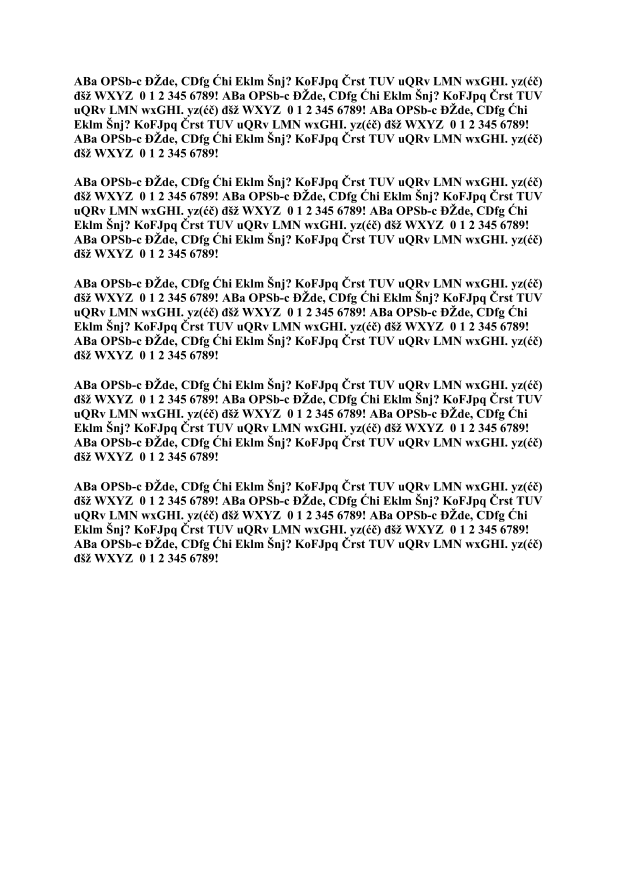
#> input picture dataset_docs/tnr_12_bold.jpg, 2479 x 3508 px, given in place of comic.jpg, which was not available (shown at 1/4 size)
$ python test.py
#> lines starting #> are read from the running program, lines starting #| are printed output that depends on the picture; after the words box and inside, x2 and y2 are one past the last pixel; in counts of white or black regions, pixels touching at a corner belong together; pictures that were not available may be replaced by others from this repository, and a replacement may not be noted
### src/ocr/utils/helpers.py
import cv2
import matplotlib.pyplot as plt
import numpy as np

def load_image(path, color_type=cv2.IMREAD_GRAYSCALE):
#> called with color_type = 0
    image = cv2.imread(path, color_type)
#> image is the input picture: shape (3508, 2479); min 0, max 255, mean 238.7
    return image

# [4 lines left out: function debug_display_image, not called in this run]

def debug_plot_array(array):
    plt.plot(array)
    plt.show()

### src/ocr/filters/binarization/sauvola.py
from filters.image_filter import ImageFilter
from skimage.filters import threshold_sauvola
from skimage import img_as_ubyte


class SauvolaBinarization(ImageFilter):

    def __init__(self, window_size=15, k=0.2, r=128):
        """Performs Sauvola binarization on given image

        Keyword Arguments:
            window_size {int} -- window size (default: {15})
            k {float} -- parameter k (default: {0.2})
            r {int} -- parameter R (default: {128})
        """

        super().__init__()
        self.window_size = window_size
        self.k = k
        self.r = r

    def process(self, input_image):
        """Converts given image to binary image using Sauvola algorithm

        Arguments:
            input_image {opencv image} -- input image

        Returns:
            opencv image -- Returns binary image where 0 values denotes
                            foreground and 255 background
        """

        thresh_sauvola = threshold_sauvola(input_image,
                                           window_size=self.window_size,
                                           k=self.k, r=self.r)
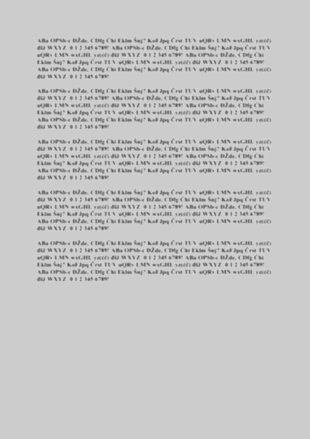
#> thresh_sauvola: shape (3508, 2479) float64 (shown at 1/8 size); min 58.33, max 214.8, mean 197.3

        output_image = img_as_ubyte(input_image > thresh_sauvola)
#> output_image: shape (3508, 2479); 93.3% white; 1800 black regions, largest, box (x1, y1, x2, y2) and area: (1766, 538, 1847, 572) 1136, (470, 826, 551, 860) 1136, (1122, 2101, 1203, 2135) 1136

        return output_image

### src/ocr/filters/noise/noise_removal.py
import cv2
from filters.image_filter import ImageFilter


class NoiseRemoval(ImageFilter):

    def __init__(self, scaled_dimension=800, kernel_size=30):
        """Performs noise removal on given image

        Keyword Arguments:
            scaled_dimension {int} -- Scaled image size (used for cropping foreground) (default: {800})
        """

        super().__init__()
        self.scaled_dimension = scaled_dimension
        self.kernel_size = kernel_size

    def process(self, input_image):
        """Removes noise (dots, uneven fragments...) from given image

        Arguments:
            input_image {opencv image} -- input image where 0 values denotes
                            background and 255 foreground

        Returns:
            opencv image -- Returns binary image where 0 values denotes
                            background and 255 foreground
        """
        height, width = input_image.shape

        new_image = input_image.copy()

        biggest_dimension = max(height, width)
        scale = self.scaled_dimension / biggest_dimension

        new_height, new_width = round(height * scale), round(width * scale)
        scaled_image = cv2.resize(
            new_image, (new_width, new_height), interpolation=cv2.INTER_NEAREST)

        denoised_image = cv2.fastNlMeansDenoising(
            scaled_image, None, 30, 7, 21)
        kernel = cv2.getStructuringElement(
            cv2.MORPH_RECT, (self.kernel_size, self.kernel_size))
        dilated_mask = cv2.dilate(denoised_image, kernel)

        binary_mask = cv2.threshold(
            dilated_mask, 127, 255, cv2.THRESH_BINARY)[1]
        binary_mask = cv2.resize(
            binary_mask, (width, height), interpolation=cv2.INTER_NEAREST)

        output_image = cv2.bitwise_and(
            input_image, input_image, mask=binary_mask)

        return output_image

### src/ocr/ocr_image.py
import sys
import cv2
import numpy as np

from utils import hist
import imutils

from scipy.ndimage import interpolation as inter

class OCRImage:

    MAX_ROTATE_ANGLE = 3
    ANGLE_DELTA = 0.05
    MAX_SCALED_DIMENSION = 800

    def __init__(self, image, width, height, x_offset=0, y_offset=0):
        self._image = image
        self._x_offset = x_offset
        self._y_offset = y_offset
        self._width = width
        self._height = height

    def save(self, name):
        cv2.imwrite(name, self._image)

    def get_image(self):
        return self._image

    def set_image(self, image):
        self._image = image

    def get_x(self):
        return self._x_offset

    def get_y(self):
        return self._y_offset

    def get_height(self):
        return self._height

    def get_width(self):
        return self._width

    # [20 lines left out: functions get_bounding_box, get_segments, not called in this run]

    def fix_skew(self):
        angle = self._calculate_skewed_angle_projection(self._image)

        if abs(angle) < self.MAX_ROTATE_ANGLE:
            self._image = self._rotate_image(self._image, angle)
            self._height, self._width = self._image.shape

        return angle

    def _calculate_skewed_angle_projection(self, input_image):
        height, width = input_image.shape

        new_image = input_image.copy()

        biggest_dimension = max(height, width)
        scale = self.MAX_SCALED_DIMENSION / biggest_dimension

        new_height, new_width = round(height * scale), round(width * scale)
        scaled_image = cv2.resize(new_image, (new_width, new_height))

        angles = np.arange(-self.MAX_ROTATE_ANGLE, self.MAX_ROTATE_ANGLE + self.ANGLE_DELTA, self.ANGLE_DELTA)
        scores = []
        for angle in angles:
            score = self._find_rotation_score(scaled_image, angle)
            scores.append(score)

        best_angle = angles[np.argmax(scores)]
        return best_angle

    def _find_rotation_score(self, image, angle):
        # Rotate image for given angle
        rotated_image = inter.rotate(image, angle, reshape=False, order=0)
        # Calculate horizontal projection
        h_proj = hist.horizontal_projection(rotated_image)
        # Calculate projection gradient
        score = np.sum((h_proj[1:] - h_proj[:-1]) ** 2)

        return score

    # [25 lines left out: functions _calculate_skewed_angle_bbox, _rotate_image, not called in this run]

### src/ocr/filters/image_filter.py
import sys

class ImageFilter:

    def __init__(self):
        pass

    def process(self):
        raise NotImplementedError("process not implemented")

### src/ocr/test.py
import os
import cv2
import numpy as np
from filters.noise.noise_removal import NoiseRemoval
from filters.binarization import otsu, sauvola, adaptive_gauss
from utils.helpers import load_image, debug_display_image, debug_plot_array
from utils import hist
from ocr_image import OCRImage
from text_image_v3 import TextImageBaseline
from scipy.ndimage import interpolation as inter
from matplotlib import pyplot as plt

# [6 lines left out: function draw_box, not called in this run]

input_image = load_image("/Users/filipgulan/Desktop/test_set/comic.jpg")
# [24 lines of commented-out code are left out]

orig_image = input_image.copy()
binarizer = sauvola.SauvolaBinarization()
binarized_img = binarizer.process(input_image)


binarized_img = cv2.bitwise_not(binarized_img)
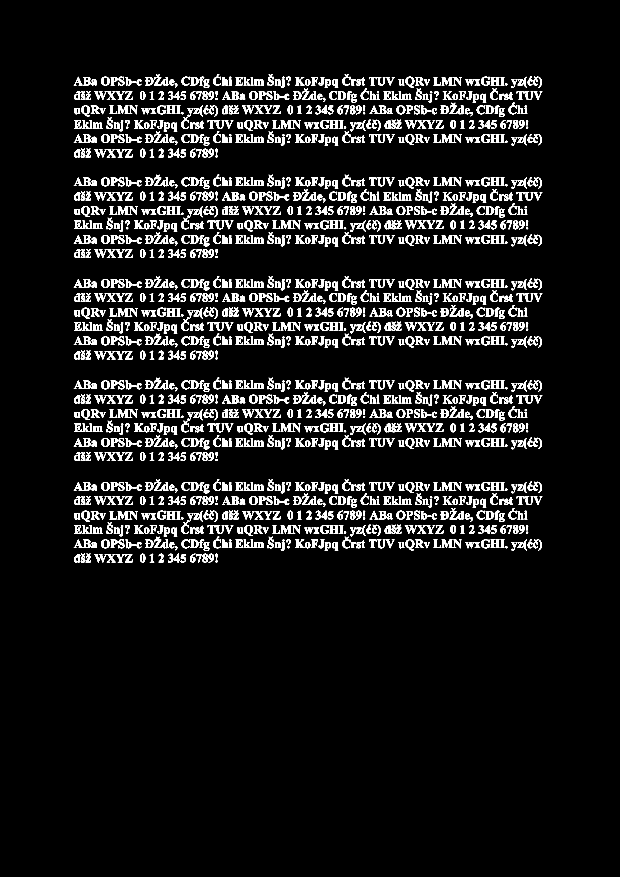
#> binarized_img: shape (3508, 2479) (shown at 1/4 size); 6.7% white; 1800 white regions, largest, box (x1, y1, x2, y2) and area: (1766, 538, 1847, 572) 1136, (470, 826, 551, 860) 1136, (1122, 2101, 1203, 2135) 1136
denoiser = NoiseRemoval()
input_image = denoiser.process(binarized_img)
#> in process, `scaled_image = cv2.resize( new_image, (new_width, new_height), interpo..`:
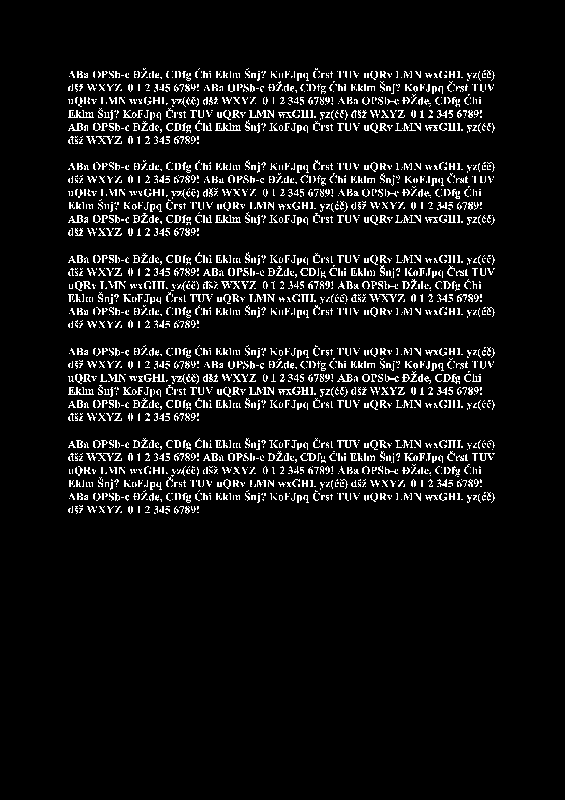
#> scaled_image: shape (800, 565); 6.7% white in thin lines or dots, all inside (x1, y1, x2, y2) = (68, 68, 495, 514)
#> in process, `dilated_mask = cv2.dilate(denoised_image, kernel)`:
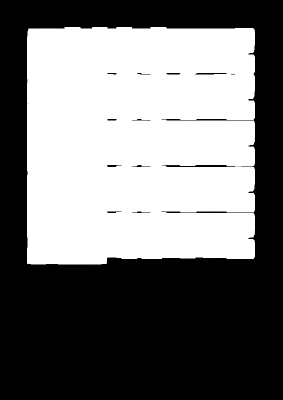
#> dilated_mask: shape (800, 565) (shown at 1/2 size); min 0, max 255, mean 118.3
#> in process, `binary_mask = cv2.resize( binary_mask, (width, height), interpolation=..`:
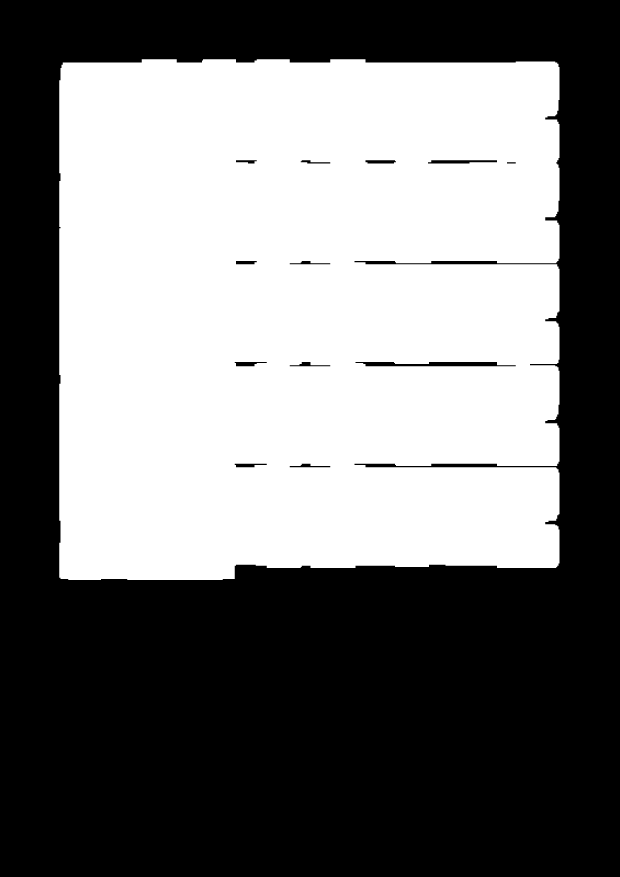
#> binary_mask: shape (3508, 2479) (shown at 1/4 size); 46.4% white; 1 white region, box (x1, y1, x2, y2) and area: (237, 237, 2238, 2320) 4035325
height, width = input_image.shape[:2]
ocr_image = OCRImage(input_image, width, height)
angle = ocr_image.fix_skew()
#> in _calculate_skewed_angle_projection, `scaled_image = cv2.resize(new_image, (new_width, new_height))`:
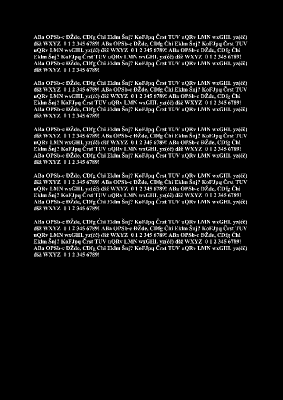
#> scaled_image: shape (800, 565) (shown at 1/2 size); min 0, max 255, mean 17
#> the loop in _calculate_skewed_angle_projection, `for angle in angles:` made 1 pass
#> pass 1, in _find_rotation_score, `rotated_image = inter.rotate(image, angle, reshape=False, order=0)`:
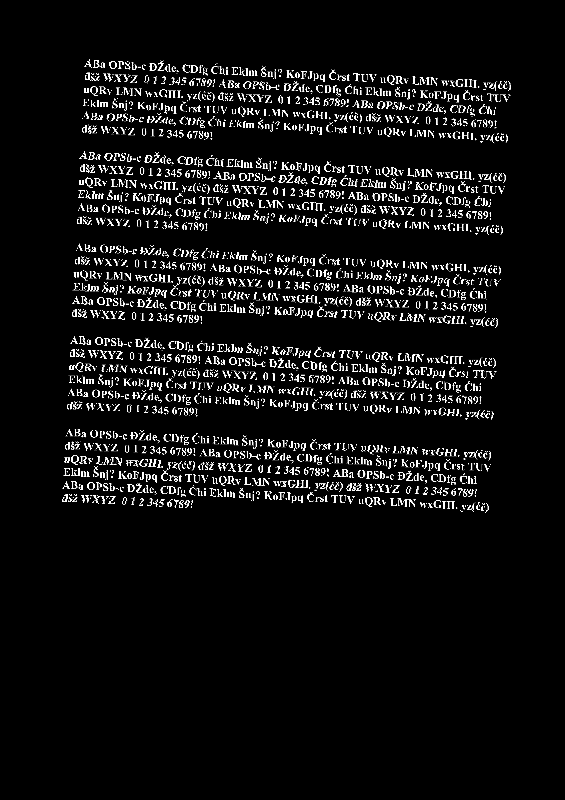
#> rotated_image: shape (800, 565); min 0, max 255, mean 17
#> after the loop in _calculate_skewed_angle_projection, `for angle in angles:`: scores = []
#> (the run stopped early here; a loop or call above may not have finished)

$ run again, on dataset_docs/tnr_12.jpg
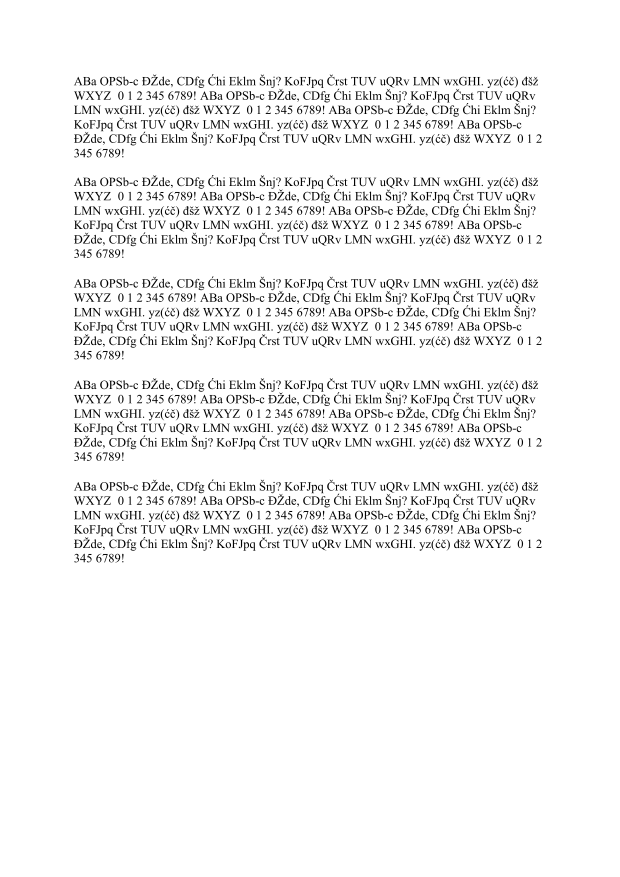
#> input picture dataset_docs/tnr_12.jpg, 2479 x 3508 px, given in place of comic.jpg, which was not available (shown at 1/4 size)
#> in load_image, image is the input picture: shape (3508, 2479); min 0, max 255, mean 243.7
#> output_image: shape (3508, 2479); 95.1% white; 1780 black regions, largest, box (x1, y1, x2, y2) and area: (841, 481, 920, 515) 881, (841, 1289, 920, 1323) 881, (1409, 1753, 1488, 1787) 881
#> `binarized_img = cv2.bitwise_not(binarized_img)`:
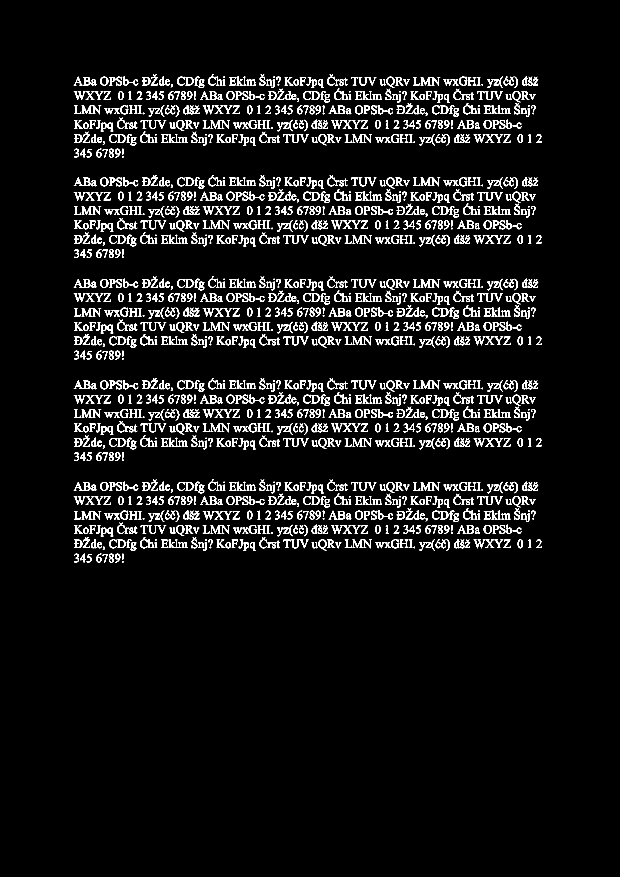
#> binarized_img: shape (3508, 2479) (shown at 1/4 size); 4.9% white; 1780 white regions, largest, box (x1, y1, x2, y2) and area: (841, 481, 920, 515) 881, (841, 1289, 920, 1323) 881, (1409, 1753, 1488, 1787) 881
#> the loop in _calculate_skewed_angle_projection, `for angle in angles:` made 1 pass
#> pass 1, in _find_rotation_score, `rotated_image = inter.rotate(image, angle, reshape=False, order=0)`:
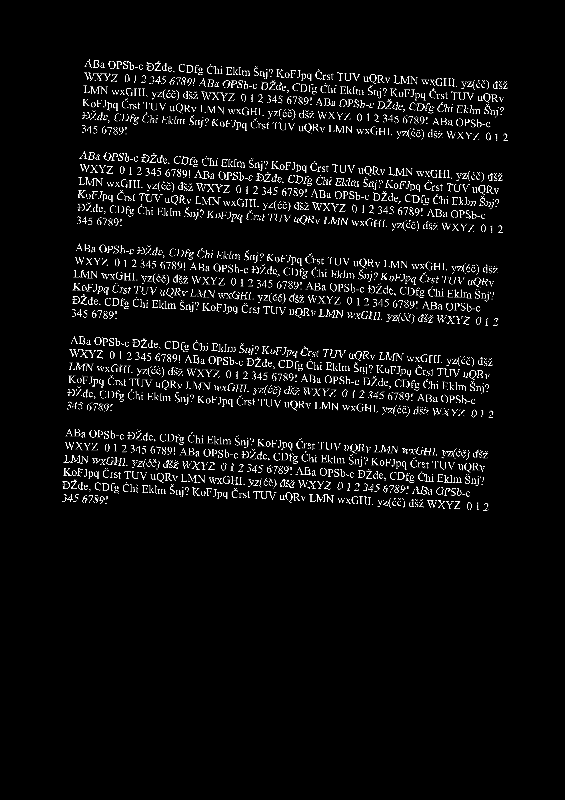
#> rotated_image: shape (800, 565); min 0, max 255, mean 12.5
#> after the loop in _calculate_skewed_angle_projection, `for angle in angles:`: scores = []

$ run again, on dataset_docs/arial_12.jpg
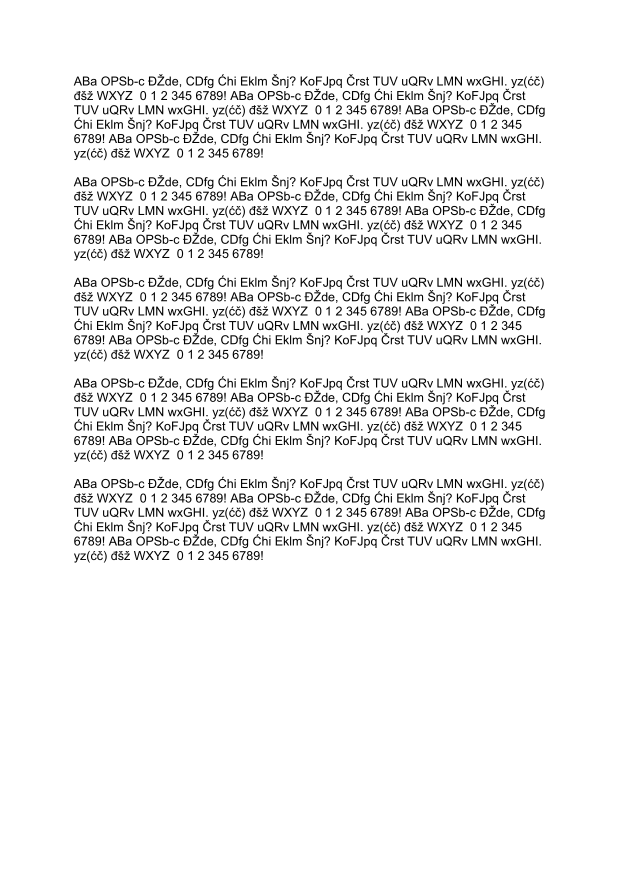
#> input picture dataset_docs/arial_12.jpg, 2479 x 3508 px, given in place of comic.jpg, which was not available (shown at 1/4 size)
#> in load_image, image is the input picture: shape (3508, 2479); min 0, max 255, mean 240
#> output_image: shape (3508, 2479); 93.7% white; 1820 black regions, largest, box (x1, y1, x2, y2) and area: (1708, 881, 1755, 917) 612, (1708, 2089, 1755, 2125) 612, (1088, 421, 1135, 457) 611
#> `binarized_img = cv2.bitwise_not(binarized_img)`:
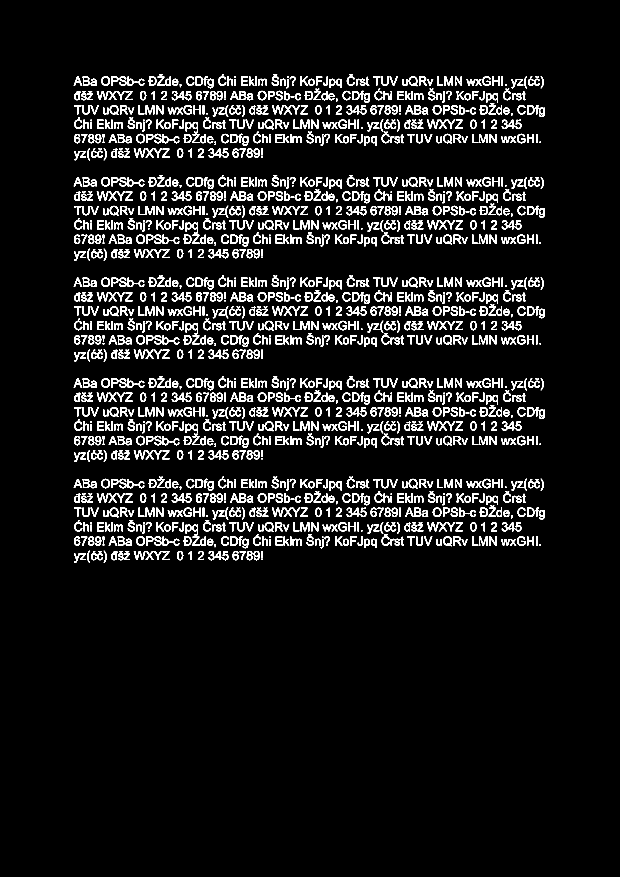
#> binarized_img: shape (3508, 2479) (shown at 1/4 size); 6.3% white; 1820 white regions, largest, box (x1, y1, x2, y2) and area: (1708, 881, 1755, 917) 612, (1708, 2089, 1755, 2125) 612, (1088, 421, 1135, 457) 611
#> the loop in _calculate_skewed_angle_projection, `for angle in angles:` made 1 pass
#> pass 1, in _find_rotation_score, `rotated_image = inter.rotate(image, angle, reshape=False, order=0)`:
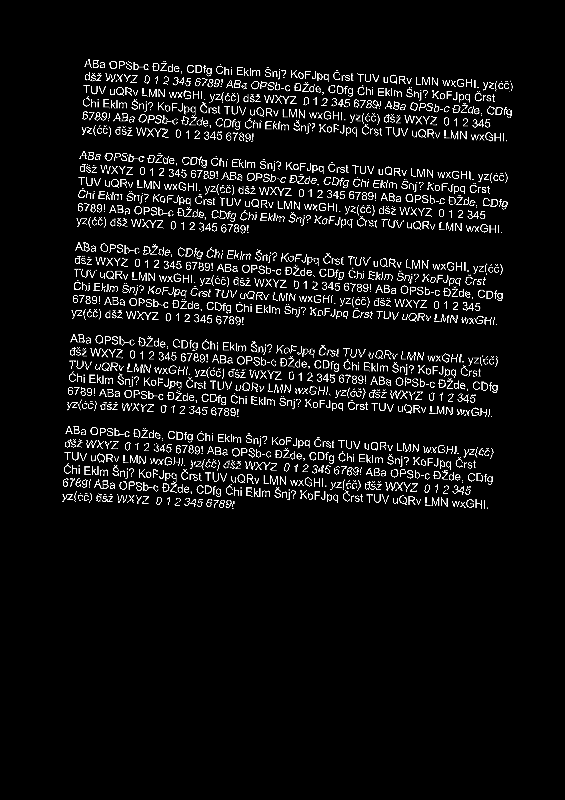
#> rotated_image: shape (800, 565); min 0, max 255, mean 16.2
#> after the loop in _calculate_skewed_angle_projection, `for angle in angles:`: scores = []
